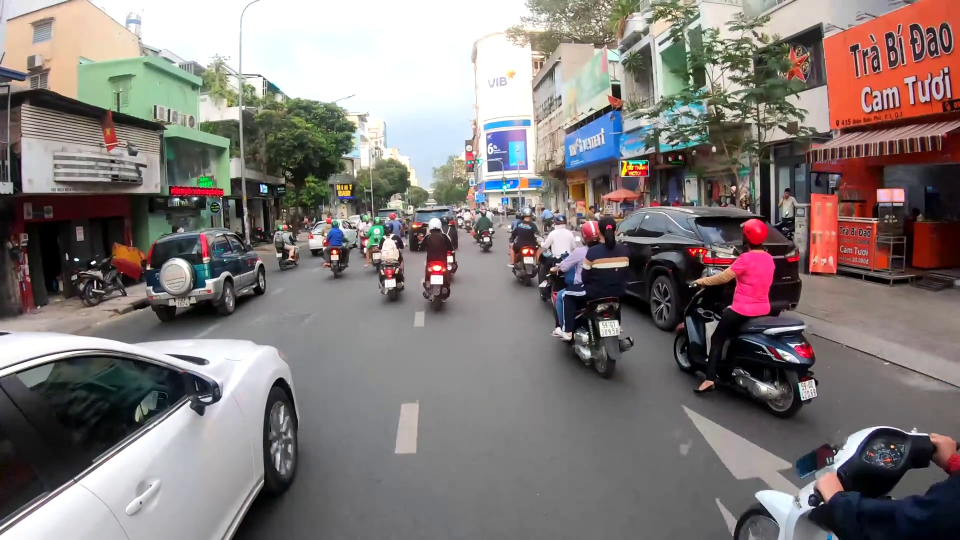
#> input picture prepare/01_frame_input_1.jpg, 1920 x 1080 px (shown at 1/2 size)
$ python -i preprocessing.py   (imports and definitions only)
#> lines starting #> are read from the running program, lines starting #| are printed output that depends on the picture
#> further down, picture is the input picture: shape (1080, 1920, 3); mean B, G, R 120.2, 121.9, 129.8
"""Video-frame preprocessing presets for offline ALPR input.

The functions here operate on BGR OpenCV frames and preserve shape/dtype so
they can be inserted before detection without changing downstream contracts.
"""
from __future__ import annotations

from typing import Iterator, Literal

import cv2
import numpy as np

from .frame_source import FrameSource


PreprocessMode = Literal["none", "night", "low_contrast", "fog", "rain", "glare"]
PREPROCESS_MODES: set[str] = {"none", "night", "low_contrast", "fog", "rain", "glare"}


# [8 lines left out: function normalize_preprocess_mode, not called in this run]


def _clahe_luminance(frame: np.ndarray, *, clip_limit: float = 2.0, grid: int = 8) -> np.ndarray:
    lab = cv2.cvtColor(frame, cv2.COLOR_BGR2LAB)
    l_chan, a_chan, b_chan = cv2.split(lab)
    clahe = cv2.createCLAHE(clipLimit=clip_limit, tileGridSize=(grid, grid))
    enhanced_l = clahe.apply(l_chan)
    return cv2.cvtColor(cv2.merge((enhanced_l, a_chan, b_chan)), cv2.COLOR_LAB2BGR)


# [4 lines left out: function _gamma, not called in this run]


def _unsharp(frame: np.ndarray, *, amount: float = 0.55, sigma: float = 1.0) -> np.ndarray:
    blur = cv2.GaussianBlur(frame, (0, 0), sigma)
    return cv2.addWeighted(frame, 1.0 + amount, blur, -amount, 0)


# [20 lines left out: functions _stretch_luminance, _night, _low_contrast, not called in this run]


def _fog(frame: np.ndarray) -> np.ndarray:
    # Conservative haze reduction: remove a blurred luminance veil, then restore local contrast.
    lab = cv2.cvtColor(frame, cv2.COLOR_BGR2LAB)
#> lab: shape (1080, 1920, 3); mean of channels 0, 1, 2 129.7, 131.1, 130.7
    l_chan, a_chan, b_chan = cv2.split(lab)
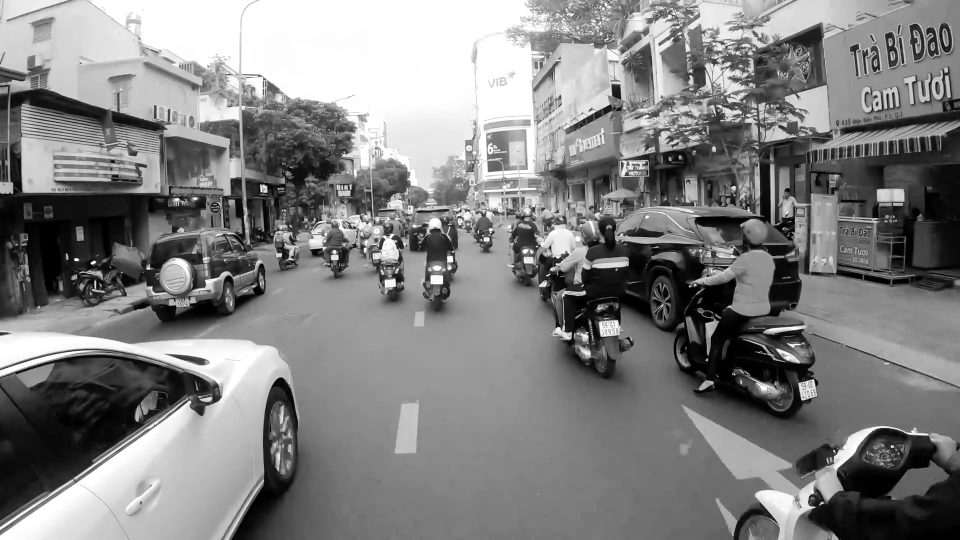
#> l_chan: shape (1080, 1920) (shown at 1/2 size); min 0, max 255, mean 129.7
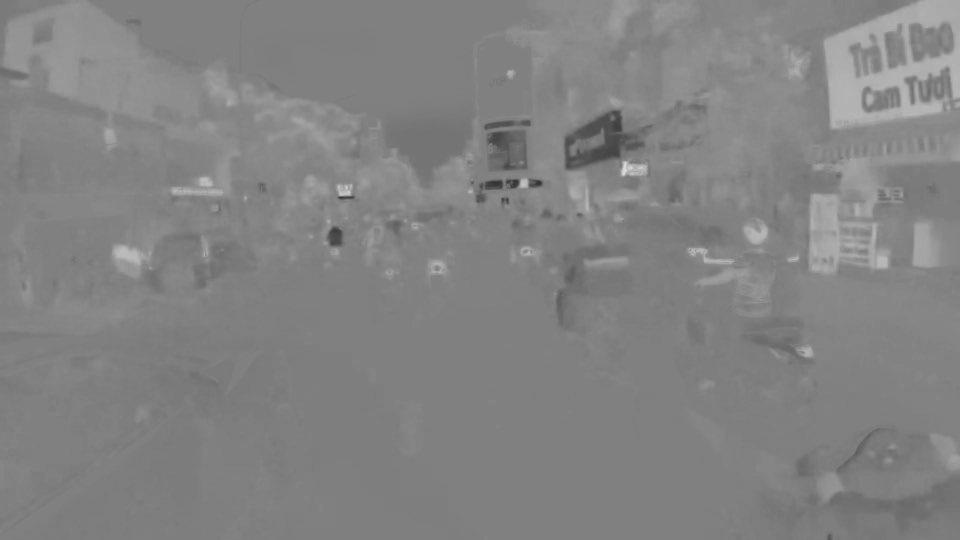
#> b_chan: shape (1080, 1920) (shown at 1/2 size); min 44, max 221, mean 130.7
    veil = cv2.GaussianBlur(l_chan, (0, 0), 15)
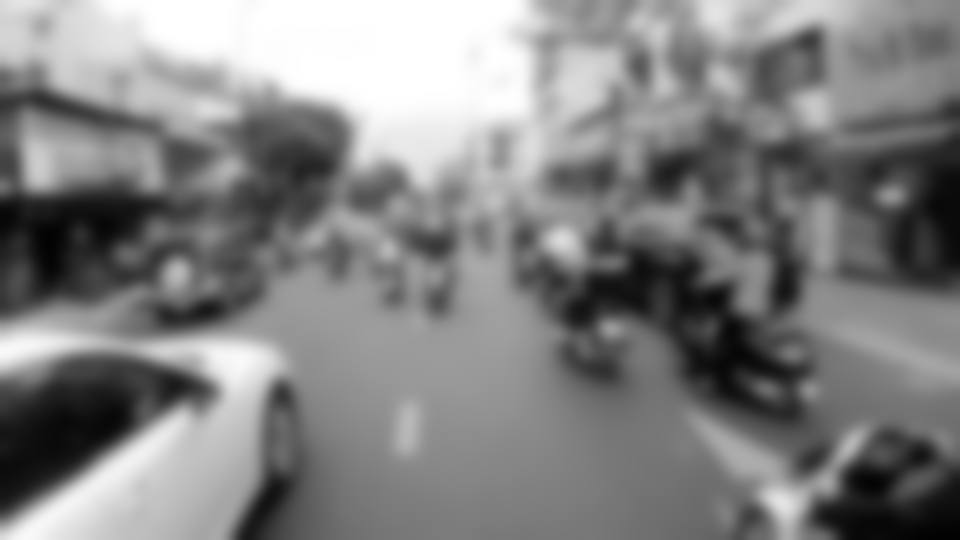
#> veil: shape (1080, 1920) (shown at 1/2 size); min 2, max 255, mean 129.7
    corrected_l = cv2.addWeighted(l_chan, 1.35, veil, -0.35, 18)
    corrected = cv2.cvtColor(cv2.merge((corrected_l, a_chan, b_chan)), cv2.COLOR_LAB2BGR)
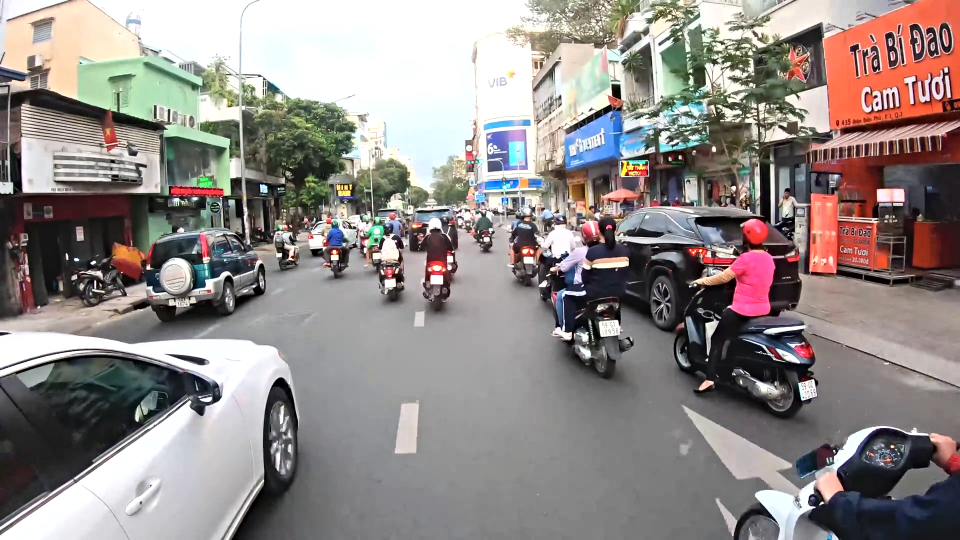
#> corrected: shape (1080, 1920, 3) (shown at 1/2 size); mean B, G, R 135.6, 138, 145.4
    hsv = cv2.cvtColor(corrected, cv2.COLOR_BGR2HSV).astype(np.float32)
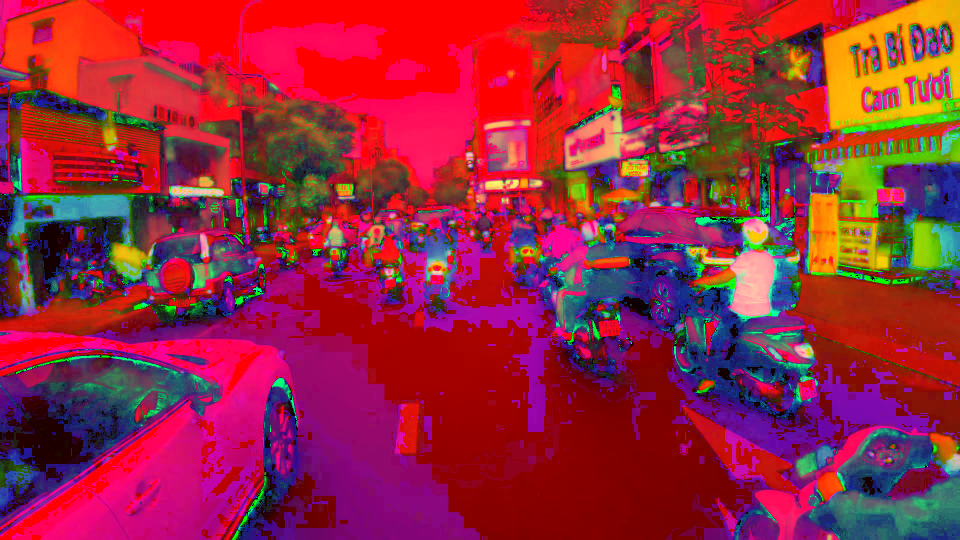
#> hsv: shape (1080, 1920, 3) float32 (shown at 1/2 size); mean B, G, R 61.2, 40.1, 150.6
    hsv[:, :, 1] = np.clip(hsv[:, :, 1] * 1.08, 0, 255)
    corrected = cv2.cvtColor(hsv.astype(np.uint8), cv2.COLOR_HSV2BGR)
    return _clahe_luminance(corrected, clip_limit=1.8)
#> in _clahe_luminance, `lab = cv2.cvtColor(frame, cv2.COLOR_BGR2LAB)`: lab: shape (1080, 1920, 3); mean of channels 0, 1, 2 144.3, 131.1, 131.1
#> in _clahe_luminance, `enhanced_l = clahe.apply(l_chan)`:
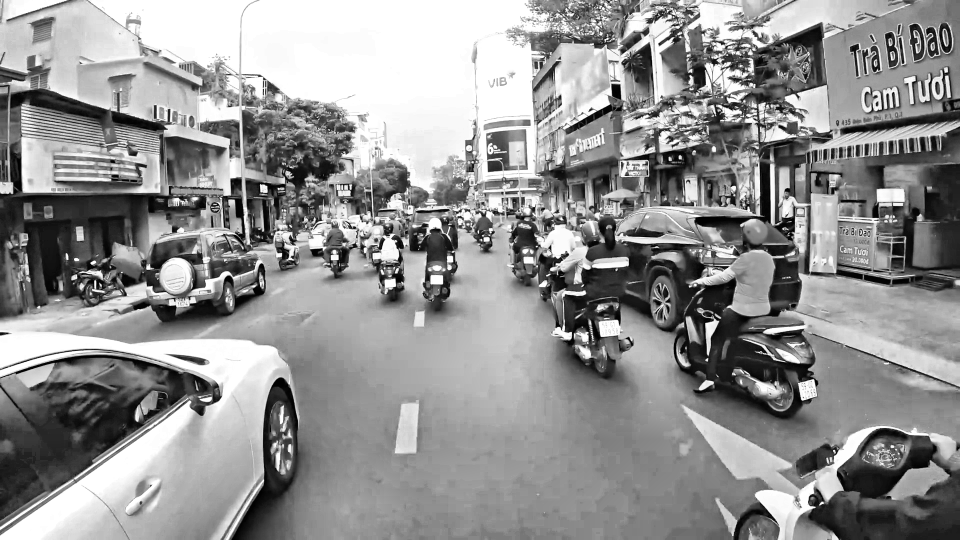
#> enhanced_l: shape (1080, 1920) (shown at 1/2 size); min 0, max 255, mean 146.4
#> in _clahe_luminance, `return cv2.cvtColor(cv2.merge((enhanced_l, a_chan, b_chan)), cv2.COLOR..`:
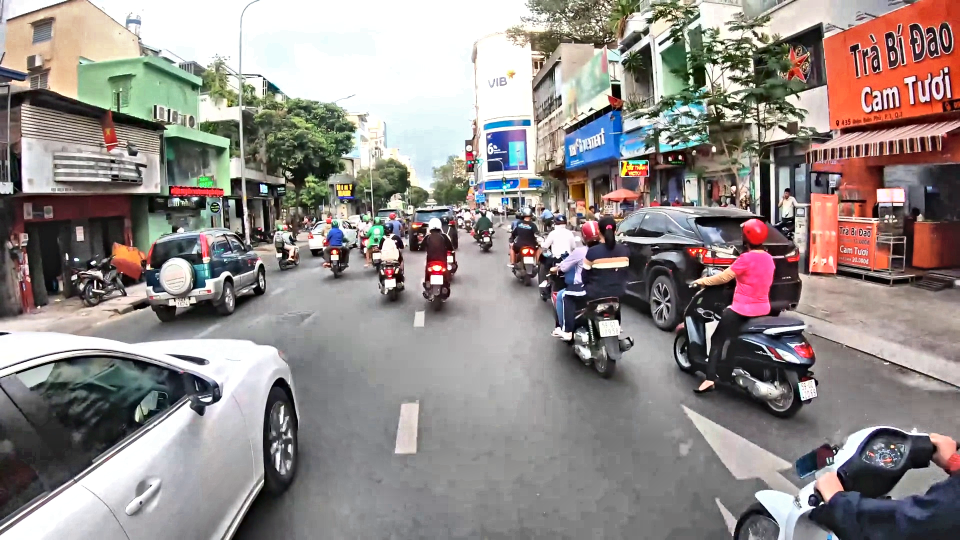
#> returned value: shape (1080, 1920, 3) (shown at 1/2 size); mean B, G, R 136.2, 138.8, 146.5


# [38 lines left out: functions _rain, _glare, apply_preprocessing, not called in this run]


class PreprocessedFrameSource:
    """FrameSource wrapper that enhances frames before downstream inference."""

    # [6 lines left out: function __init__, not called in this run]

    def iter_frames(self) -> Iterator[tuple[int, np.ndarray, float]]:
        for frame_idx, frame, ts in self.source.iter_frames():
            yield frame_idx, apply_preprocessing(frame, self.mode), ts

>>> import cv2
>>> picture = cv2.imread('../../prepare/01_frame_input_1.jpg')
>>> result = _fog(picture)
